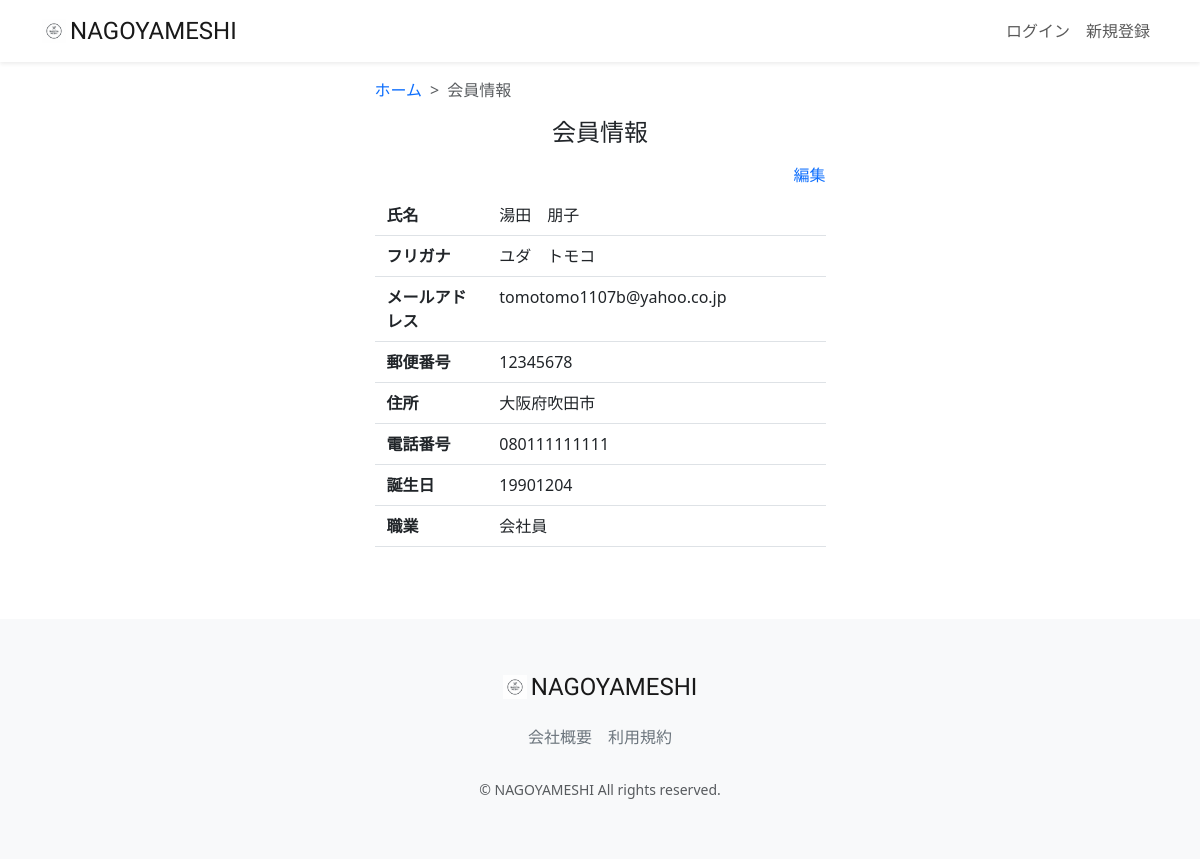
/accounts/user-detail/1/, run on an earlier commit of the app's database.
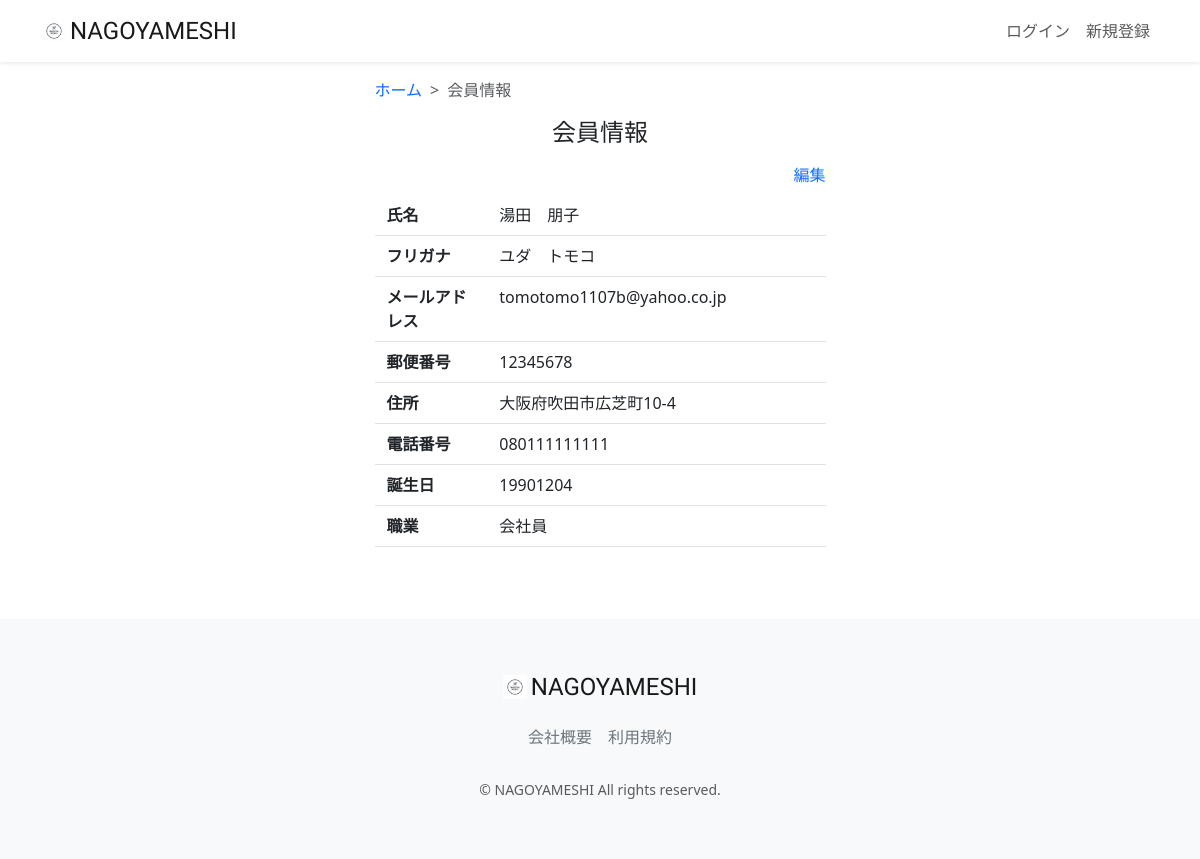
And on a later commit of the database.
### accounts/models.py (models this page shows, shortened)
class CustomUser(AbstractUser):
    user_name = models.CharField(max_length=128, null=True, blank=True,verbose_name='ユーザー名前')
    hurigana = models.CharField(max_length=128, null=True, blank=True,verbose_name='フリガナ')
    zip_code = models.CharField(max_length=16, null=True, blank=True,verbose_name='郵便番号')
    address = models.CharField(max_length=255, null=True, blank=True,verbose_name='住所')
    phone_number = models.CharField(max_length=20, null=True, blank=True,verbose_name='電話番号')
    birthday = models.CharField(max_length=20, null=True, blank=True,verbose_name='誕生日')
    job = models.CharField(max_length=255, null=True, blank=True,verbose_name='職業')
    is_subscribed = models.BooleanField(default=False, verbose_name='有料会員')
    card_name = models.CharField(max_length=128, null=True, blank=True,verbose_name='カード名義')
    card_number = models.CharField(max_length=128, null=True, blank=True,verbose_name='カード番号')
    class Meta:
        verbose_name_plural = 'CustomUser'

### accounts/views.py (the view)
# urls.py: path("user-detail/<int:pk>/", views.UserDetailView.as_view(), name="user_detail"),
class UserDetailView(generic.DetailView):
    model = models.CustomUser
    template_name = 'user/user_detail.html'

### accounts/templates/user/user_detail.html (shortened to what this page needs)
{% extends "layout/base.html" %}
{% load static %}
{% block content %}
<main>
  <div class="container nagoyameshi-container pb-5">
    <div class="row justify-content-center">
      <div class="col-xl-5 col-lg-6 col-md-8">
        <nav class="my-3" style="--bs-breadcrumb-divider: '>';" aria-label="breadcrumb">
          <ol class="breadcrumb mb-0">
            <li class="breadcrumb-item"><a href="{% url 'top_page'%}">ホーム</a></li>
            <li class="breadcrumb-item active" aria-current="page">会員情報</li>
          </ol>
        </nav>
          <h1 class="mb-3 text-center">会員情報</h1>
            <div class="d-flex justify-content-end align-items-end mb-3">
              <div>
                 <a href="{% url 'user_update' object.id %}">編集</a>
              </div>
              </div>
                <div class="container mb-4">
                  <div class="row pb-2 mb-2 border-bottom">
                    <div class="col-3">
                      <span class="fw-bold">氏名</span>
                    </div>
                      <div class="col">
                       <span>{{ object.user_name }}</span>
                      </div>
                  </div>
                  <div class="row pb-2 mb-2 border-bottom">
                    <div class="col-3">
                      <span class="fw-bold">フリガナ</span>
                    </div>
                      <div class="col">
                        <span>{{ object.hurigana }}</span>
                      </div>
                  </div>
                  <div class="row pb-2 mb-2 border-bottom">
                    <div class="col-3">
                      <span class="fw-bold">メールアドレス</span>
                    </div>
                      <div class="col">
                        <span>{{ object.email }}</span>
                      </div>
                    </div>
                    <div class="row pb-2 mb-2 border-bottom">
                      <div class="col-3">
                        <span class="fw-bold">郵便番号</span>
                      </div>
                        <div class="col">
                          <span>{{ object.zip_code }}</span>
                        </div>
                    </div>
                    <div class="row pb-2 mb-2 border-bottom">
                      <div class="col-3">
                        <span class="fw-bold">住所</span>
                      </div>
                        <div class="col">
                          <span>{{ object.address }}</span>
                        </div>
                    </div>
                      <div class="row pb-2 mb-2 border-bottom">
                        <div class="col-3">
                          <span class="fw-bold">電話番号</span>
                        </div>
                          <div class="col">
                            <span>{{ object.phone_number }}</span>
                          </div>
                    </div>
                    <div class="row pb-2 mb-2 border-bottom">
                      <div class="col-3">
                        <span class="fw-bold">誕生日</span>
                      </div>
                        <div class="col">
                          <span> {{ object.birthday }} </span>
                        </div>
                    </div>
                    <div class="row pb-2 mb-2 border-bottom">
                      <div class="col-3">
                        <span class="fw-bold">職業</span>
                      </div>
                        <div class="col">
                          <span>{{ object.job }} </span>
                        </div>
                    </div>
                  </div>
            </div>
       </div>
   </div>
</main>
{% endblock %}

What changed in the data, as far as the page shows it:
changed CustomUser "湯田 朋子": address "大阪府吹田市" → "大阪府吹田市広芝町10-4"
